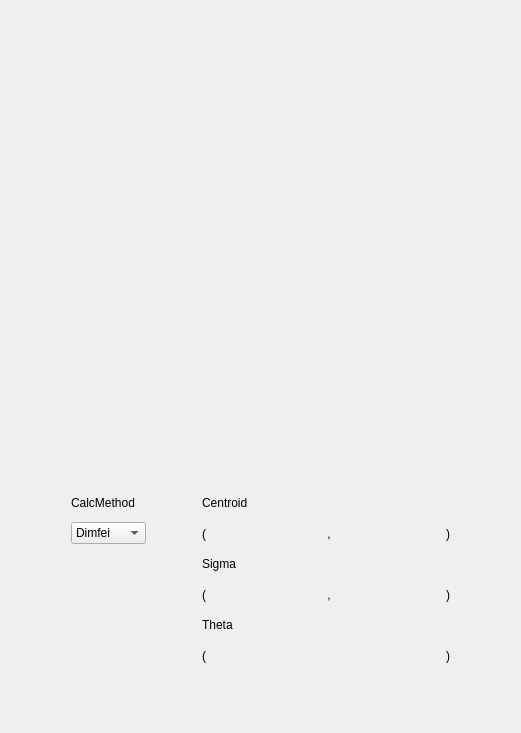
     <widget class="QWidget" name="Scrn21">
      <attribute name="title">
       <string>Scrn 2.1 </string>
      </attribute>
      <layout class="QVBoxLayout" name="verticalLayout_6">
       <item>
        <spacer name="verticalSpacer_8">
         <property name="orientation">
          <enum>Qt::Vertical</enum>
         </property>
         <property name="sizeHint" stdset="0">
          <size>
           <width>20</width>
           <height>40</height>
          </size>
         </property>
        </spacer>
       </item>
       <item>
        <widget class="QWidget" name="widget_Scrn21" native="true">
         <property name="minimumSize">
          <size>
           <width>0</width>
           <height>0</height>
          </size>
         </property>
         <layout class="QVBoxLayout" name="verticalLayout_5">
          <property name="leftMargin">
           <number>0</number>
          </property>
          <property name="topMargin">
           <number>0</number>
          </property>
          <property name="rightMargin">
           <number>0</number>
          </property>
          <property name="bottomMargin">
           <number>0</number>
          </property>
          <item>
           <widget class="PyDMImageView" name="PyDMImageView_Scrn21">
            <property name="minimumSize">
             <size>
              <width>499</width>
              <height>390</height>
             </size>
            </property>
            <property name="maximumSize">
             <size>
              <width>499</width>
              <height>390</height>
             </size>
            </property>
            <property name="toolTip">
             <string/>
            </property>
            <property name="whatsThis">
             <string/>
            </property>
            <property name="imageChannel" stdset="0">
             <string>ca://TS-03:DI-Scrn:&amp;&amp;dataarray$$</string>
            </property>
            <property name="widthChannel" stdset="0">
             <string>ca://TS-03:DI-Scrn:$$width$$</string>
            </property>
           </widget>
          </item>
          <item>
           <spacer name="verticalSpacer_9">
            <property name="orientation">
             <enum>Qt::Vertical</enum>
            </property>
            <property name="sizeHint" stdset="0">
             <size>
              <width>20</width>
              <height>40</height>
             </size>
            </property>
           </spacer>
          </item>
          <item>
           <widget class="QWidget" name="widget_Calculations_Scrn21" native="true">
            <layout class="QGridLayout" name="gridLayout_70">
             <item row="3" column="0">
              <spacer name="horizontalSpacer_11">
               <property name="orientation">
                <enum>Qt::Horizontal</enum>
               </property>
               <property name="sizeHint" stdset="0">
                <size>
                 <width>40</width>
                 <height>20</height>
                </size>
               </property>
              </spacer>
             </item>
             <item row="3" column="2">
              <spacer name="horizontalSpacer_10">
               <property name="orientation">
                <enum>Qt::Horizontal</enum>
               </property>
               <property name="sizeHint" stdset="0">
                <size>
                 <width>40</width>
                 <height>20</height>
                </size>
               </property>
              </spacer>
             </item>
             <item row="1" column="3" colspan="6">
              <widget class="QLabel" name="label_Centroid_Scrn21">
               <property name="text">
                <string>Centroid</string>
               </property>
              </widget>
             </item>
             <item row="3" column="7">
              <widget class="QFrame" name="frame_CentroidY_Scrn21">
               <property name="minimumSize">
                <size>
                 <width>100</width>
                 <height>35</height>
                </size>
               </property>
               <property name="frameShape">
                <enum>QFrame::NoFrame</enum>
               </property>
               <property name="frameShadow">
                <enum>QFrame::Raised</enum>
               </property>
               <widget class="PyDMLabel" name="PyDMLabel_CenterYDimfei_Scrn21">
                <property name="geometry">
                 <rect>
                  <x>10</x>
                  <y>10</y>
                  <width>80</width>
                  <height>18</height>
                 </rect>
                </property>
                <property name="toolTip">
                 <string/>
                </property>
                <property name="whatsThis">
                 <string/>
                </property>
               </widget>
               <widget class="PyDMLabel" name="PyDMLabel_CenterYNDStats_Scrn21">
                <property name="geometry">
                 <rect>
                  <x>10</x>
                  <y>10</y>
                  <width>80</width>
                  <height>18</height>
                 </rect>
                </property>
                <property name="toolTip">
                 <string/>
                </property>
                <property name="whatsThis">
                 <string/>
                </property>
               </widget>
              </widget>
             </item>
             <item row="7" column="8">
              <widget class="QLabel" name="label_1_35">
               <property name="styleSheet">
                <string notr="true">font: 14pt &quot;Ubuntu&quot;;</string>
               </property>
               <property name="text">
                <string>)</string>
               </property>
              </widget>
             </item>
             <item row="3" column="6">
              <widget class="QLabel" name="label_1_17">
               <property name="styleSheet">
                <string notr="true">font: 14pt &quot;Ubuntu&quot;;</string>
               </property>
               <property name="text">
                <string> , </string>
               </property>
              </widget>
             </item>
             <item row="5" column="8">
              <widget class="QLabel" name="label_1_27">
               <property name="styleSheet">
                <string notr="true">font: 14pt &quot;Ubuntu&quot;;</string>
               </property>
               <property name="text">
                <string>)</string>
               </property>
              </widget>
             </item>
             <item row="5" column="3">
              <widget class="QLabel" name="label_1_28">
               <property name="styleSheet">
                <string notr="true">font: 14pt &quot;Ubuntu&quot;;</string>
               </property>
               <property name="text">
                <string>(</string>
               </property>
              </widget>
             </item>
             <item row="3" column="4">
              <widget class="QFrame" name="frame_CentroidX_Scrn21">
               <property name="minimumSize">
                <size>
                 <width>100</width>
                 <height>35</height>
                </size>
               </property>
               <property name="frameShape">
                <enum>QFrame::NoFrame</enum>
               </property>
               <property name="frameShadow">
                <enum>QFrame::Raised</enum>
               </property>
               <widget class="PyDMLabel" name="PyDMLabel_CenterXNDStats_Scrn21">
                <property name="geometry">
                 <rect>
                  <x>10</x>
                  <y>10</y>
                  <width>80</width>
                  <height>18</height>
                 </rect>
                </property>
                <property name="toolTip">
                 <string/>
                </property>
                <property name="whatsThis">
                 <string/>
                </property>
               </widget>
               <widget class="PyDMLabel" name="PyDMLabel_CenterXDimfei_Scrn21">
                <property name="geometry">
                 <rect>
                  <x>10</x>
                  <y>10</y>
                  <width>80</width>
                  <height>18</height>
                 </rect>
                </property>
                <property name="toolTip">
                 <string/>
                </property>
                <property name="whatsThis">
                 <string/>
                </property>
               </widget>
              </widget>
             </item>
             <item row="6" column="3" colspan="6">
              <widget class="QLabel" name="label_Theta_Scrn21">
               <property name="text">
                <string>Theta</string>
               </property>
              </widget>
             </item>
             <item row="5" column="7">
              <widget class="QFrame" name="frame_SigmaY_Scrn21">
               <property name="minimumSize">
                <size>
                 <width>100</width>
                 <height>35</height>
                </size>
               </property>
               <property name="frameShape">
                <enum>QFrame::NoFrame</enum>
               </property>
               <property name="frameShadow">
                <enum>QFrame::Raised</enum>
               </property>
               <widget class="PyDMLabel" name="PyDMLabel_SigmaYNDStats_Scrn21">
                <property name="geometry">
                 <rect>
                  <x>10</x>
                  <y>10</y>
                  <width>80</width>
                  <height>18</height>
                 </rect>
                </property>
                <property name="toolTip">
                 <string/>
                </property>
                <property name="whatsThis">
                 <string/>
                </property>
               </widget>
               <widget class="PyDMLabel" name="PyDMLabel_SigmaYDimfei_Scrn21">
                <property name="geometry">
                 <rect>
                  <x>10</x>
                  <y>10</y>
                  <width>80</width>
                  <height>18</height>
                 </rect>
                </property>
                <property name="toolTip">
                 <string/>
                </property>
                <property name="whatsThis">
                 <string/>
                </property>
               </widget>
              </widget>
             </item>
             <item row="7" column="4" colspan="4">
              <widget class="QFrame" name="frame_Orientation_Scrn21">
               <property name="minimumSize">
                <size>
                 <width>100</width>
                 <height>35</height>
                </size>
               </property>
               <property name="frameShape">
                <enum>QFrame::NoFrame</enum>
               </property>
               <property name="frameShadow">
                <enum>QFrame::Raised</enum>
               </property>
               <widget class="PyDMLabel" name="PyDMLabel_ThetaNDStats_Scrn21">
                <property name="geometry">
                 <rect>
                  <x>80</x>
                  <y>10</y>
                  <width>80</width>
                  <height>18</height>
                 </rect>
                </property>
                <property name="toolTip">
                 <string/>
                </property>
                <property name="whatsThis">
                 <string/>
                </property>
                <property name="alignment">
                 <set>Qt::AlignCenter</set>
                </property>
               </widget>
               <widget class="PyDMLabel" name="PyDMLabel_ThetaDimfei_Scrn21">
                <property name="geometry">
                 <rect>
                  <x>80</x>
                  <y>10</y>
                  <width>80</width>
                  <height>18</height>
                 </rect>
                </property>
                <property name="toolTip">
                 <string/>
                </property>
                <property name="whatsThis">
                 <string/>
                </property>
                <property name="alignment">
                 <set>Qt::AlignCenter</set>
                </property>
               </widget>
              </widget>
             </item>
             <item row="7" column="3">
              <widget class="QLabel" name="label_1_36">
               <property name="styleSheet">
                <string notr="true">font: 14pt &quot;Ubuntu&quot;;</string>
               </property>
               <property name="text">
                <string>(</string>
               </property>
              </widget>
             </item>
             <item row="4" column="3" colspan="6">
              <widget class="QLabel" name="label_Sigma_Scrn21">
               <property name="text">
                <string>Sigma</string>
               </property>
              </widget>
             </item>
             <item row="3" column="3">
              <widget class="QLabel" name="label_1_18">
               <property name="styleSheet">
                <string notr="true">font: 14pt &quot;Ubuntu&quot;;</string>
               </property>
               <property name="text">
                <string>(</string>
               </property>
              </widget>
             </item>
             <item row="3" column="8">
              <widget class="QLabel" name="label_1_19">
               <property name="styleSheet">
                <string notr="true">font: 14pt &quot;Ubuntu&quot;;</string>
               </property>
               <property name="text">
                <string>)</string>
               </property>
              </widget>
             </item>
             <item row="5" column="4">
              <widget class="QFrame" name="frame_SigmaX_Scrn21">
               <property name="minimumSize">
                <size>
                 <width>100</width>
                 <height>35</height>
                </size>
               </property>
               <property name="frameShape">
                <enum>QFrame::NoFrame</enum>
               </property>
               <property name="frameShadow">
                <enum>QFrame::Raised</enum>
               </property>
               <widget class="PyDMLabel" name="PyDMLabel_SigmaXNDStats_Scrn21">
                <property name="geometry">
                 <rect>
                  <x>10</x>
                  <y>10</y>
                  <width>80</width>
                  <height>18</height>
                 </rect>
                </property>
                <property name="toolTip">
                 <string/>
                </property>
                <property name="whatsThis">
                 <string/>
                </property>
               </widget>
               <widget class="PyDMLabel" name="PyDMLabel_SigmaXDimfei_Scrn21">
                <property name="geometry">
                 <rect>
                  <x>10</x>
                  <y>10</y>
                  <width>80</width>
                  <height>18</height>
                 </rect>
                </property>
                <property name="toolTip">
                 <string/>
                </property>
                <property name="whatsThis">
                 <string/>
                </property>
               </widget>
              </widget>
             </item>
             <item row="5" column="6">
              <widget class="QLabel" name="label_1_29">
               <property name="styleSheet">
                <string notr="true">font: 14pt &quot;Ubuntu&quot;;</string>
               </property>
               <property name="text">
                <string> , </string>
               </property>
              </widget>
             </item>
             <item row="1" column="1">
              <widget class="QLabel" name="label_CalcMethod_Scrn21">
               <property name="text">
                <string>CalcMethod</string>
               </property>
              </widget>
             </item>
             <item row="3" column="1">
              <widget class="PyDMEnumComboBox" name="PyDMEnumComboBox_CalcMethod_Scrn21">
               <property name="enabled">
                <bool>true</bool>
               </property>
               <property name="sizePolicy">
                <sizepolicy hsizetype="Preferred" vsizetype="Maximum">
                 <horstretch>0</horstretch>
                 <verstretch>0</verstretch>
                </sizepolicy>
               </property>
               <property name="toolTip">
                <string/>
               </property>
               <property name="whatsThis">
                <string/>
               </property>
               <item>
                <property name="text">
                 <string>Dimfei</string>
                </property>
               </item>
               <item>
                <property name="text">
                 <string>NDStats</string>
                </property>
               </item>
              </widget>
             </item>
             <item row="3" column="9">
              <spacer name="horizontalSpacer_12">
               <property name="orientation">
                <enum>Qt::Horizontal</enum>
               </property>
               <property name="sizeHint" stdset="0">
                <size>
                 <width>40</width>
                 <height>20</height>
                </size>
               </property>
              </spacer>
             </item>
            </layout>
           </widget>
          </item>
         </layout>
        </widget>
       </item>
       <item>
        <spacer name="verticalSpacer_10">
         <property name="orientation">
          <enum>Qt::Vertical</enum>
         </property>
         <property name="sizeHint" stdset="0">
          <size>
           <width>20</width>
           <height>40</height>
          </size>
         </property>
        </spacer>
       </item>
      </layout>
     </widget>
